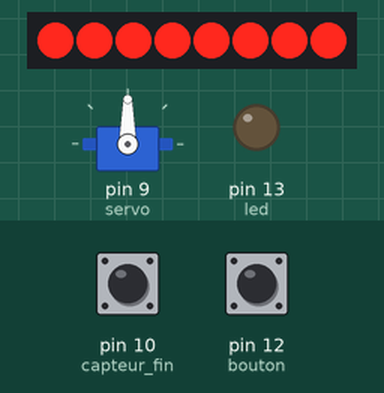
The sketch below on a simulated Arduino Uno, built with avr-gcc and run on an emulated ATmega328P. Shown: 8 shift-register outputs drawn as a row of LEDs (first output left, lit = HIGH), servo, output pins drawn as LEDs (lit = HIGH). Wiring (inferred from the names in the program): shift register (74HC595): data pin 4; shift clock pin 3; latch pin 7. Wiring (inferred from the signals the program sends): row of LEDs: on Q0, Q1, Q2, Q3, Q4, Q5, Q6, Q7. The test bench sets the inputs (shaded band); at power-on: pin 12 (bouton) HIGH, pin 10 (capteur_fin) HIGH. Pins used as bus, display or sensor lines are not drawn.

Above: at 0.14 s.
1.4 s: pin 12 (bouton) pulled LOW for 0.15 s
At 1.53 s:
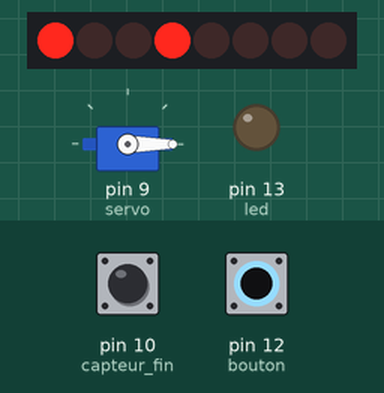
At 2.1 s:
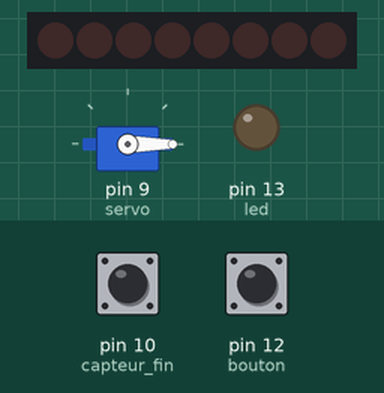
4.0 s: pin 12 (bouton) pulled LOW for 3.2 s
At 5.54 s:
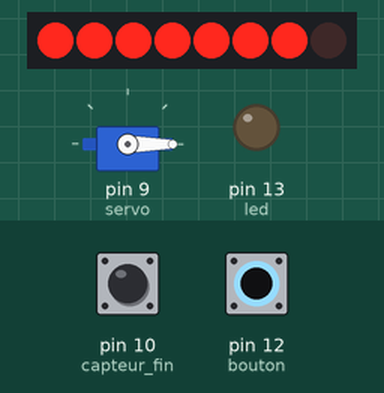
Timing chart, 0 to 10.7 s (numbered marks = the images above; inputs shaded):
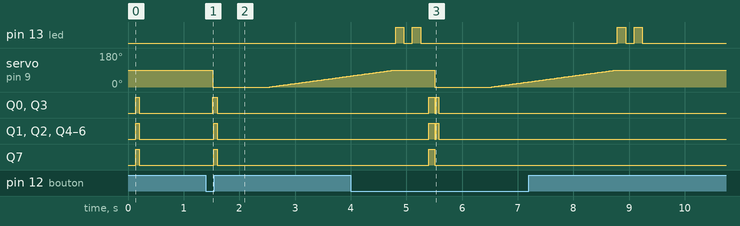

Measured:
- after the input at 1.4 s, Q0, Q3: LOW → HIGH after 0.12 s, → LOW 0.08 s later; Q1, Q2, Q4–7: LOW → HIGH after 0.14 s, → LOW 0.06 s later
- after the input at 4.0 s, Q0–6: LOW → HIGH after 1.4 s, → LOW 0.11 s later, → HIGH 0.03 s later, → LOW 0.04 s later; Q7: LOW → HIGH after 1.4 s, → LOW 0.11 s later

The sketch:

porte.ino
```cpp
#include <Servo.h>

Servo porte;
#define bouton 12
#define servo 9
#define led 13
#define capteur_fin 10

int pos = 0;
static unsigned long temps_0 = millis();
static unsigned long temps_course = millis();
boolean porte_ouverte=false;
boolean bille_arrivee=false;

void setup() {
  pinMode(bouton, INPUT_PULLUP);
  pinMode(capteur_fin, INPUT_PULLUP);
  pinMode(led, OUTPUT);
  porte.attach(servo);
  porte_ouverte=false;
  LcdInitialise();
  ecran_affiche("maCHIne","InFernALE");
  //Serial.begin(9600);
}

void loop() {
//  Serial.println(bille_arrivee);
//  Serial.println(porte_ouverte);
  int appui = digitalRead(bouton);
  int arrivee = digitalRead(capteur_fin);
  if (appui == LOW and (bille_arrivee==true or porte_ouverte==true)) {
    bille_arrivee=false;
    porte_ouverte=false;
    ecran_affiche("maCHIne","InFernALE");
  }
  else if (appui == LOW and porte_ouverte==false and bille_arrivee==false) {
    porte_ouverte=true;
    temps_0=millis();
    ecran_affiche("C'est ","PaRTI !");
    ouvre_porte();
    led_cligne(led,150);
  }
  else if (appui == HIGH) {
    digitalWrite(led, LOW);
  }
  if (arrivee == LOW and porte_ouverte==true){
    temps_course=millis()-temps_0;
    course_finie(temps_course/1000);
    }

}

void ouvre_porte(){
  porte.write(0);
  delay(1000);
  for (pos = 0; pos <= 90; pos += 1) {
    porte.write(pos);
    delay(25);
  }
  }

  void course_finie(long score){
    porte_ouverte=false;
    bille_arrivee=true;
    char buf[15];
    sprintf(buf, "%lu", score);
    ecran_affiche("SCORE  ",buf);
    }

void ecran_affiche(char ligne1[15], char ligne2[15]){
    LcdClear();
      drawLine();
      gotoXY(4,1);
      LcdString (ligne1);
      gotoXY(4,3);
      LcdString(ligne2);
}

void led_cligne(int ledpin,int del){
    digitalWrite(ledpin, HIGH);
    delay(del);
    digitalWrite(ledpin, LOW);
    delay(del);
    digitalWrite(ledpin, HIGH);
    delay(del);
    digitalWrite(ledpin, LOW);
}
```

ecran.ino
```cpp
    #define PIN_SCE   7  // LCD CS  .... Pin 3
    #define PIN_RESET 6  // LCD RST .... Pin 1
    #define PIN_DC    5  // LCD Dat/Com. Pin 5
    #define PIN_SDIN  4  // LCD SPIDat . Pin 6
    #define PIN_SCLK  3  // LCD SPIClk . Pin 4
                         // LCD Gnd .... Pin 2
                         // LCD Vcc .... Pin 8
                         // LCD Vlcd ... Pin 7
//d'après le tutoriel : http://tiptopboards.free.fr/arduino_forum/viewtopic.php?f=2&t=21

    #define LCD_C     LOW
    #define LCD_D     HIGH

    #define LCD_X     84
    #define LCD_Y     48
    #define LCD_CMD   0

    int a = 0;

    static const byte ASCII[][5] =
    {
     {0x00, 0x00, 0x00, 0x00, 0x00} // 20
    ,{0x00, 0x00, 0x5f, 0x00, 0x00} // 21 !
    ,{0x00, 0x07, 0x00, 0x07, 0x00} // 22 "
    ,{0x14, 0x7f, 0x14, 0x7f, 0x14} // 23 #
    ,{0x24, 0x2a, 0x7f, 0x2a, 0x12} // 24 $
    ,{0x23, 0x13, 0x08, 0x64, 0x62} // 25 %
    ,{0x36, 0x49, 0x55, 0x22, 0x50} // 26 &
    ,{0x00, 0x05, 0x03, 0x00, 0x00} // 27 '
    ,{0x00, 0x1c, 0x22, 0x41, 0x00} // 28 (
    ,{0x00, 0x41, 0x22, 0x1c, 0x00} // 29 )
    ,{0x14, 0x08, 0x3e, 0x08, 0x14} // 2a *
    ,{0x08, 0x08, 0x3e, 0x08, 0x08} // 2b +
    ,{0x00, 0x50, 0x30, 0x00, 0x00} // 2c ,
    ,{0x08, 0x08, 0x08, 0x08, 0x08} // 2d -
    ,{0x00, 0x60, 0x60, 0x00, 0x00} // 2e .
    ,{0x20, 0x10, 0x08, 0x04, 0x02} // 2f /
    ,{0x3e, 0x51, 0x49, 0x45, 0x3e} // 30 0
    ,{0x00, 0x42, 0x7f, 0x40, 0x00} // 31 1
    ,{0x42, 0x61, 0x51, 0x49, 0x46} // 32 2
    ,{0x21, 0x41, 0x45, 0x4b, 0x31} // 33 3
    ,{0x18, 0x14, 0x12, 0x7f, 0x10} // 34 4
    ,{0x27, 0x45, 0x45, 0x45, 0x39} // 35 5
    ,{0x3c, 0x4a, 0x49, 0x49, 0x30} // 36 6
    ,{0x01, 0x71, 0x09, 0x05, 0x03} // 37 7
    ,{0x36, 0x49, 0x49, 0x49, 0x36} // 38 8
    ,{0x06, 0x49, 0x49, 0x29, 0x1e} // 39 9
    ,{0x00, 0x36, 0x36, 0x00, 0x00} // 3a :
    ,{0x00, 0x56, 0x36, 0x00, 0x00} // 3b ;
    ,{0x08, 0x14, 0x22, 0x41, 0x00} // 3c <
    ,{0x14, 0x14, 0x14, 0x14, 0x14} // 3d =
    ,{0x00, 0x41, 0x22, 0x14, 0x08} // 3e >
    ,{0x02, 0x01, 0x51, 0x09, 0x06} // 3f ?
    ,{0x32, 0x49, 0x79, 0x41, 0x3e} // 40 @
    ,{0x7e, 0x11, 0x11, 0x11, 0x7e} // 41 A
    ,{0x7f, 0x49, 0x49, 0x49, 0x36} // 42 B
    ,{0x3e, 0x41, 0x41, 0x41, 0x22} // 43 C
    ,{0x7f, 0x41, 0x41, 0x22, 0x1c} // 44 D
    ,{0x7f, 0x49, 0x49, 0x49, 0x41} // 45 E
    ,{0x7f, 0x09, 0x09, 0x09, 0x01} // 46 F
    ,{0x3e, 0x41, 0x49, 0x49, 0x7a} // 47 G
    ,{0x7f, 0x08, 0x08, 0x08, 0x7f} // 48 H
    ,{0x00, 0x41, 0x7f, 0x41, 0x00} // 49 I
    ,{0x20, 0x40, 0x41, 0x3f, 0x01} // 4a J
    ,{0x7f, 0x08, 0x14, 0x22, 0x41} // 4b K
    ,{0x7f, 0x40, 0x40, 0x40, 0x40} // 4c L
    ,{0x7f, 0x02, 0x0c, 0x02, 0x7f} // 4d M
    ,{0x7f, 0x04, 0x08, 0x10, 0x7f} // 4e N
    ,{0x3e, 0x41, 0x41, 0x41, 0x3e} // 4f O
    ,{0x7f, 0x09, 0x09, 0x09, 0x06} // 50 P
    ,{0x3e, 0x41, 0x51, 0x21, 0x5e} // 51 Q
    ,{0x7f, 0x09, 0x19, 0x29, 0x46} // 52 R
    ,{0x46, 0x49, 0x49, 0x49, 0x31} // 53 S
    ,{0x01, 0x01, 0x7f, 0x01, 0x01} // 54 T
    ,{0x3f, 0x40, 0x40, 0x40, 0x3f} // 55 U
    ,{0x1f, 0x20, 0x40, 0x20, 0x1f} // 56 V
    ,{0x3f, 0x40, 0x38, 0x40, 0x3f} // 57 W
    ,{0x63, 0x14, 0x08, 0x14, 0x63} // 58 X
    ,{0x07, 0x08, 0x70, 0x08, 0x07} // 59 Y
    ,{0x61, 0x51, 0x49, 0x45, 0x43} // 5a Z
    ,{0x00, 0x7f, 0x41, 0x41, 0x00} // 5b [
    ,{0x02, 0x04, 0x08, 0x10, 0x20} // 5c ¥
    ,{0x00, 0x41, 0x41, 0x7f, 0x00} // 5d ]
    ,{0x04, 0x02, 0x01, 0x02, 0x04} // 5e ^
    ,{0x40, 0x40, 0x40, 0x40, 0x40} // 5f _
    ,{0x00, 0x01, 0x02, 0x04, 0x00} // 60 `
    ,{0x20, 0x54, 0x54, 0x54, 0x78} // 61 a
    ,{0x7f, 0x48, 0x44, 0x44, 0x38} // 62 b
    ,{0x38, 0x44, 0x44, 0x44, 0x20} // 63 c
    ,{0x38, 0x44, 0x44, 0x48, 0x7f} // 64 d
    ,{0x38, 0x54, 0x54, 0x54, 0x18} // 65 e
    ,{0x08, 0x7e, 0x09, 0x01, 0x02} // 66 f
    ,{0x0c, 0x52, 0x52, 0x52, 0x3e} // 67 g
    ,{0x7f, 0x08, 0x04, 0x04, 0x78} // 68 h
    ,{0x00, 0x44, 0x7d, 0x40, 0x00} // 69 i
    ,{0x20, 0x40, 0x44, 0x3d, 0x00} // 6a j
    ,{0x7f, 0x10, 0x28, 0x44, 0x00} // 6b k
    ,{0x00, 0x41, 0x7f, 0x40, 0x00} // 6c l
    ,{0x7c, 0x04, 0x18, 0x04, 0x78} // 6d m
    ,{0x7c, 0x08, 0x04, 0x04, 0x78} // 6e n
    ,{0x38, 0x44, 0x44, 0x44, 0x38} // 6f o
    ,{0x7c, 0x14, 0x14, 0x14, 0x08} // 70 p
    ,{0x08, 0x14, 0x14, 0x18, 0x7c} // 71 q
    ,{0x7c, 0x08, 0x04, 0x04, 0x08} // 72 r
    ,{0x48, 0x54, 0x54, 0x54, 0x20} // 73 s
    ,{0x04, 0x3f, 0x44, 0x40, 0x20} // 74 t
    ,{0x3c, 0x40, 0x40, 0x20, 0x7c} // 75 u
    ,{0x1c, 0x20, 0x40, 0x20, 0x1c} // 76 v
    ,{0x3c, 0x40, 0x30, 0x40, 0x3c} // 77 w
    ,{0x44, 0x28, 0x10, 0x28, 0x44} // 78 x
    ,{0x0c, 0x50, 0x50, 0x50, 0x3c} // 79 y
    ,{0x44, 0x64, 0x54, 0x4c, 0x44} // 7a z
    ,{0x00, 0x08, 0x36, 0x41, 0x00} // 7b {
    ,{0x00, 0x00, 0x7f, 0x00, 0x00} // 7c |
    ,{0x00, 0x41, 0x36, 0x08, 0x00} // 7d }
    ,{0x10, 0x08, 0x08, 0x10, 0x08} // 7e ←
    ,{0x00, 0x06, 0x09, 0x09, 0x06} // 7f →
    };


    void LcdCharacter(char character)
    {
      LcdWrite(LCD_D, 0x00);
      for (int index = 0; index < 5; index++)
      {
        LcdWrite(LCD_D, ASCII[character - 0x20][index]);
      }
      LcdWrite(LCD_D, 0x00);
    }

    void LcdClear(void)
    {
      for (int index = 0; index < LCD_X * LCD_Y / 8; index++)
      {
        LcdWrite(LCD_D, 0x00);
      }
    }

    void LcdInitialise(void)
    {
      pinMode(PIN_SCE,   OUTPUT);
      pinMode(PIN_RESET, OUTPUT);
      pinMode(PIN_DC,    OUTPUT);
      pinMode(PIN_SDIN,  OUTPUT);
      pinMode(PIN_SCLK,  OUTPUT);

      digitalWrite(PIN_RESET, LOW);
     // delay(1);
      digitalWrite(PIN_RESET, HIGH);

      LcdWrite( LCD_CMD, 0x21 );  // LCD Extended Commands.
      LcdWrite( LCD_CMD, 0xBf );  // Set LCD Vop (Contrast). //B1
      LcdWrite( LCD_CMD, 0x04 );  // Set Temp coefficent. //0x04
      LcdWrite( LCD_CMD, 0x14 );  // LCD bias mode 1:48. //0x13
      LcdWrite( LCD_CMD, 0x0C );  // LCD in normal mode. 0x0d for inverse
      LcdWrite(LCD_C, 0x20);
      LcdWrite(LCD_C, 0x0C);
    }

    void LcdString(char *characters)
    {
      while (*characters)
      {
        LcdCharacter(*characters++);
      }
    }

    void LcdWrite(byte dc, byte data)
    {
      digitalWrite(PIN_DC, dc);
      digitalWrite(PIN_SCE, LOW);
      shiftOut(PIN_SDIN, PIN_SCLK, MSBFIRST, data);
      digitalWrite(PIN_SCE, HIGH);
    }

    // gotoXY routine to position cursor
    // x - range: 0 to 84
    // y - range: 0 to 5

    void gotoXY(int x, int y)
    {
      LcdWrite( 0, 0x80 | x);  // Column.
      LcdWrite( 0, 0x40 | y);  // Row.

    }


    void drawLine(void)
    {
      unsigned char  j;
       for(j=0; j<84; j++) // top
       {
              gotoXY (j,0);
         LcdWrite (1,0x01);
      }
      for(j=0; j<84; j++) //Bottom
       {
              gotoXY (j,5);
         LcdWrite (1,0x80);
      }

      for(j=0; j<6; j++) // Right
       {
              gotoXY (83,j);
         LcdWrite (1,0xff);
      }
       for(j=0; j<6; j++) // Left
       {
              gotoXY (0,j);
         LcdWrite (1,0xff);
      }

    }
```
